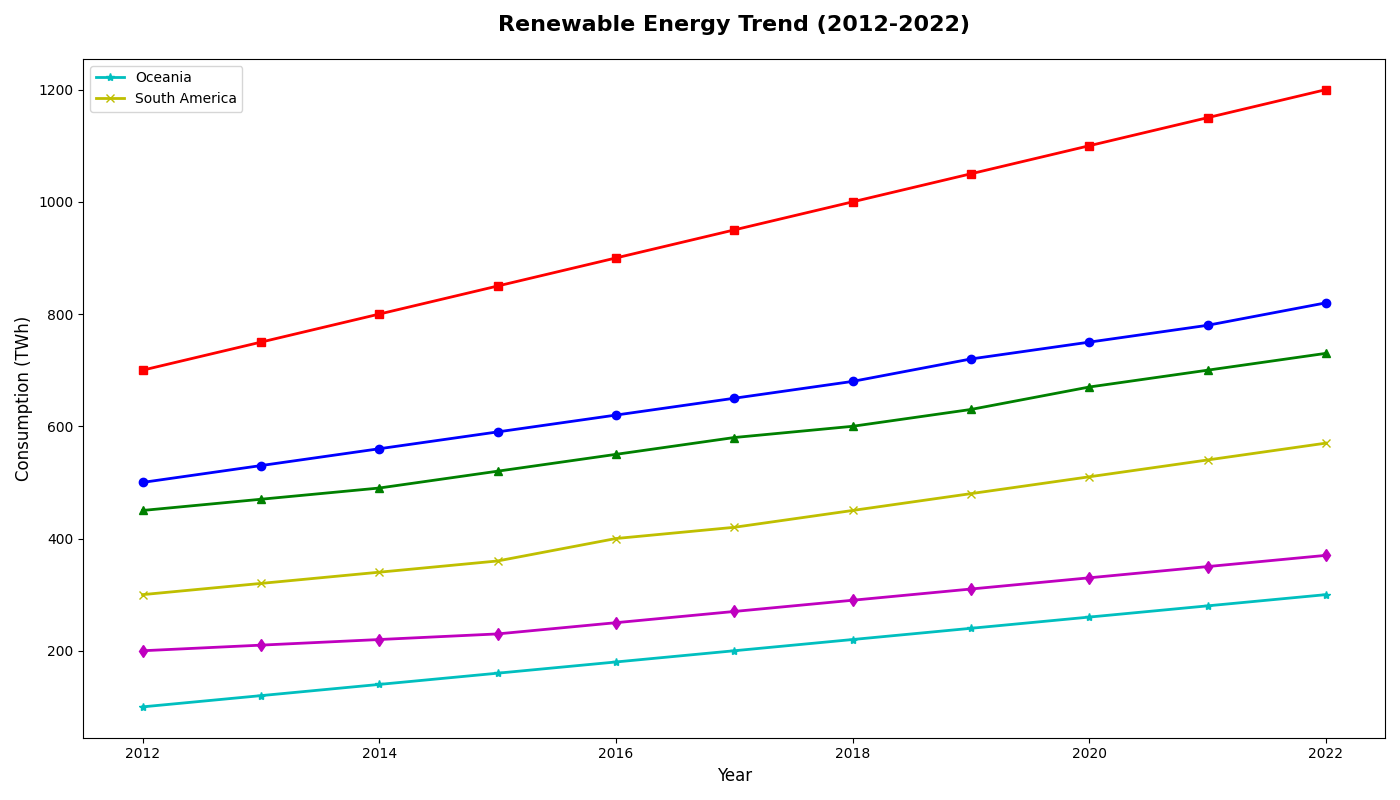

This figure's Python source:
import matplotlib.pyplot as plt
import numpy as np

years = np.arange(2012, 2023)

na_consumption = [500, 530, 560, 590, 620, 650, 680, 720, 750, 780, 820]
eu_consumption = [450, 470, 490, 520, 550, 580, 600, 630, 670, 700, 730]
asia_consumption = [700, 750, 800, 850, 900, 950, 1000, 1050, 1100, 1150, 1200]
africa_consumption = [200, 210, 220, 230, 250, 270, 290, 310, 330, 350, 370]

# Added new made-up data series
oceania_consumption = [100, 120, 140, 160, 180, 200, 220, 240, 260, 280, 300]
south_america_consumption = [300, 320, 340, 360, 400, 420, 450, 480, 510, 540, 570]

fig, ax = plt.subplots(figsize=(14, 8))

ax.plot(years, na_consumption, marker='o', linestyle='-', color='b', linewidth=2)
ax.plot(years, eu_consumption, marker='^', linestyle='-', color='g', linewidth=2)
ax.plot(years, asia_consumption, marker='s', linestyle='-', color='r', linewidth=2)
ax.plot(years, africa_consumption, marker='d', linestyle='-', color='m', linewidth=2)

# Plotting the new data series
ax.plot(years, oceania_consumption, marker='*', linestyle='-', color='c', linewidth=2, label='Oceania')
ax.plot(years, south_america_consumption, marker='x', linestyle='-', color='y', linewidth=2, label='South America')

ax.set_title("Renewable Energy Trend (2012-2022)", fontsize=16, fontweight='bold', pad=20)
ax.set_xlabel("Year", fontsize=12)
ax.set_ylabel("Consumption (TWh)", fontsize=12)

# Adding a legend to differentiate the new series
ax.legend()

plt.tight_layout()
plt.show()
